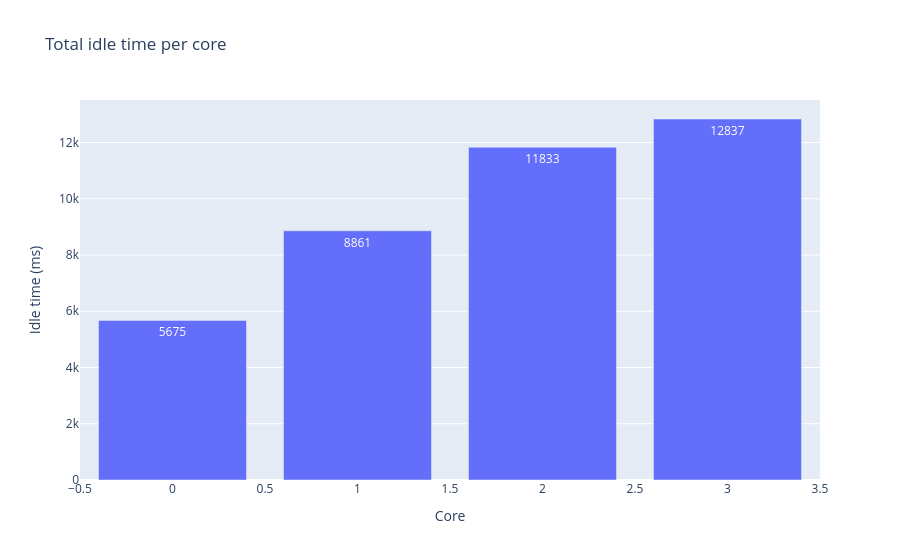

Notebook code for this chart:
### Markdown cell above
## Core idle totals

### Code cell
idle_fig = ml.make_core_idle_bar_figure(trace)
idle_fig

### Figure 1 — Plotly figure (JSON) as saved in the notebook; plotly's stock layout.template omitted (floating-point values rounded to 4 significant figures)
{"data": [{"hovertemplate": "Core=%{x}<br>Idle time (ms)=%{text}<extra></extra>", "legendgroup": "", "marker": {"color": "#636efa", "pattern": {"shape": ""}}, "name": "", "orientation": "v", "showlegend": false, "text": [5675.0, 8861.0, 11830.0, 12840.0], "textposition": "auto", "texttemplate": "%{text:.0f}", "type": "bar", "x": [0, 1, 2, 3], "xaxis": "x", "y": [5675, 8861, 11833, 12837], "yaxis": "y"}], "layout": {"barmode": "relative", "legend": {"tracegroupgap": 0}, "title": {"text": "Total idle time per core"}, "xaxis": {"anchor": "y", "domain": [0, 1], "title": {"text": "Core"}}, "yaxis": {"anchor": "x", "domain": [0, 1], "title": {"text": "Idle time (ms)"}}}}
